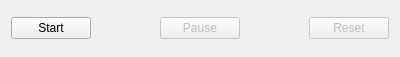
<?xml version="1.0" encoding="UTF-8"?>
<ui version="4.0">
 <class>GameStateWidget</class>
 <widget class="QWidget" name="GameStateWidget">
  <property name="geometry">
   <rect>
    <x>0</x>
    <y>0</y>
    <width>400</width>
    <height>57</height>
   </rect>
  </property>
  <property name="windowTitle">
   <string notr="true">Form</string>
  </property>
  <layout class="QHBoxLayout" name="horizontalLayout">
   <item>
    <widget class="QPushButton" name="startButton">
     <property name="text">
      <string>Start</string>
     </property>
    </widget>
   </item>
   <item>
    <spacer name="horizontalSpacer_2">
     <property name="orientation">
      <enum>Qt::Horizontal</enum>
     </property>
     <property name="sizeHint" stdset="0">
      <size>
       <width>52</width>
       <height>20</height>
      </size>
     </property>
    </spacer>
   </item>
   <item>
    <widget class="QPushButton" name="pauseButton">
     <property name="enabled">
      <bool>false</bool>
     </property>
     <property name="text">
      <string>Pause</string>
     </property>
    </widget>
   </item>
   <item>
    <spacer name="horizontalSpacer_3">
     <property name="orientation">
      <enum>Qt::Horizontal</enum>
     </property>
     <property name="sizeHint" stdset="0">
      <size>
       <width>52</width>
       <height>20</height>
      </size>
     </property>
    </spacer>
   </item>
   <item>
    <widget class="QPushButton" name="resetButton">
     <property name="enabled">
      <bool>false</bool>
     </property>
     <property name="text">
      <string>Reset</string>
     </property>
    </widget>
   </item>
  </layout>
 </widget>
 <resources/>
 <connections/>
</ui>
